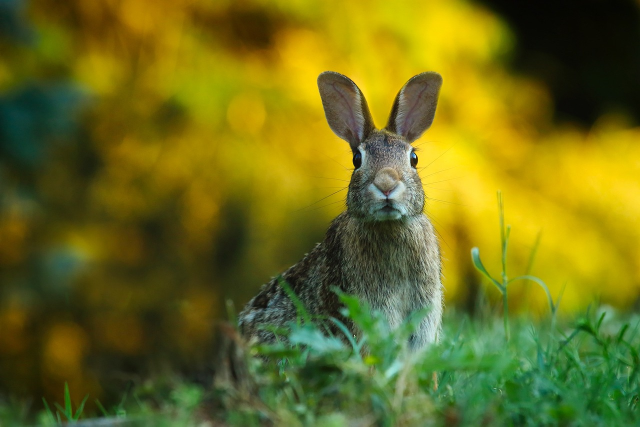
#> input picture animal.jpg, 1280 x 853 px (shown at 1/2 size); its folder holds only this picture in this run
$ python main.py
#> lines starting #> are read from the running program, lines starting #| are printed output that depends on the picture; after the words box and inside, x2 and y2 are one past the last pixel; in counts of white or black regions, pixels touching at a corner belong together
### readImage.py
from PIL import Image

class ReadImage:
    def __init__(self, file_name):
        self.file_name = file_name

        try:
            self.image = Image.open(file_name)
        except FileNotFoundError:
            print("The image file was not found:", file_name)
        except OSError:
            print("There was a problem opening the image:", file_name)
        except ImportError:
            print("Missing Pillow module")

    def openImage(self):
        self.image.show()

    def originalImageSize(self):
        width, height = self.image.size
        print("Initial image size (width x height): {} x {}".format(width, height))

    def originalImageColour(self):
        colour_type = self.image.mode
        print("Image color mode:", colour_type)

    def originalBytesImage(self):
        bytes_size = len(self.image.tobytes())
        print("Image size in bytes:", bytes_size)

### binaryModification.py
from PIL import Image
from scipy import ndimage
import numpy as np
from readImage import ReadImage

class BinarModification(ReadImage):
    def __init__(self, fileName):
        super().__init__(fileName)

    def binaryzation(self):
        copyImage = self.image.copy()
        greyImage = copyImage.convert('L')
        threshold = 130
        pixels = greyImage.load()
        for i in range(greyImage.size[0]):
            for j in range(greyImage.size[1]):
                if pixels[i, j] > threshold:
                    pixels[i, j] = 255
                else:
                    pixels[i, j] = 0
        greyImage = greyImage.convert('1')

        try:
            newImageName = input("Enter the desired filename for the file; it will have the default jpg extension ")
        except ValueError:
            print("The file name is invalid")

        greyImage.save(f'{newImageName}.jpg')
        greyImage.show()
        greyImage.close()

    # [47 lines left out: functions erosion, open, closed, not called in this run]

### changeImageColour.py
from readImage import ReadImage

class ChangeImageColour(ReadImage):
    def __init__(self, fileName):
        super().__init__(fileName)

    # [143 lines left out: functions grayscale, bluscale, redscale, greenscale, userScale, negative and 1 more, not called in this run]

### blurImage.py
from PIL import ImageFilter
from readImage import ReadImage

class BlurImage(ReadImage):
    def __init__(self, fileName):
        super().__init__(fileName)

    # [62 lines left out: functions filtr, histogram, averageHistogram, not called in this run]

### compresImage.py
from PIL import Image
from readImage import ReadImage

class CompresImage(ReadImage):
    def __init__(self, fileName):
        super().__init__(fileName)

    # [48 lines left out: function compres, not called in this run]

### main.py
from readImage import ReadImage
from changeImageColour import ChangeImageColour
from binaryModification import BinarModification
from blurImage import BlurImage
from compresImage import CompresImage

def description():
    print("Simple photo editor")

def menu():
    print("1. Color Space Transformation")
    print("2. Negative")
    print("3. Binarization")
    print("4. Erosion")
    print("5. Open")
    print("6. Close")
    print("7. User Filter")
    print("8. Histogram Equalization")
    print("9. Compression")
    print("10. Smoothing by Averaging")

def imageChoose():
    print("Selected photo name, which will be modified:\n", "autumn.jpg\n", "person.jpg\n", "animal.jpg\n")

def options(answear, colourImage, blurImage, binarImage, compresImage):
    choose = 0

    if answear == 1:
        print("Selected color space transformation")
        print("Possible color changes:\n", "1 black and white\n", "2 blue\n", "3 red\n", "4 green\n", "5 sepia\n", "6 define your own\n")

        try:
            choose = int(input("Selected an image color: "))
            if choose >= 1 and choose <=6:
                print("Selected a value within the range of 1 to 6")
            else:
                choose = 0
                print("Selected value over range")
        except ValueError:
            print("Selected value over range")

        if choose == 1:
            colourImage.grayscale()
        elif choose == 2:
            colourImage.bluscale()
        elif choose == 3:
            colourImage.redscale()
        elif choose == 4:
            colourImage.greenscale()
        elif choose == 5:
            colourImage.sepia()
        elif choose == 6:
            colourImage.userScale()
    elif answear == 2:
        print("Selected negativ")
        colourImage.negative()
    elif answear == 3:
        print("Selected binaryzation")
        binarImage.binaryzation()
    elif answear == 4:
        print("Selected erosion")
        binarImage.erosion()
    elif answear == 5:
        print("Selected open")
        binarImage.open()
    elif answear == 6:
        print("Selected close")
        binarImage.closed()
    elif answear == 7:
        print("Selected user filter")
        blurImage.filtr()
    elif answear == 8:
        print("Selected histogram equalization")
        blurImage.histogram()
    elif answear == 9:
        print("Selected compression")
        compresImage.compres()
    elif answear == 10:
        print("Selected smoothing by averaging")
        blurImage.averageHistogram()

def main():
    description()

    imageChoose()

    while True:
        try:
            imageName = input("Enter the image name with the file extension: ")

            if imageName not in ["autumn.jpg", "person.jpg", "animal.jpg"]:
                print("Selected an incorrect file, please enter the file name again.")
            else:
                break
        except ValueError:
            print("File name not provided.")
        except TypeError:
            print("Entered a number.")
#> this loop made 1 pass; the answer given on pass 1: animal.jpg


    print("Information about the selected image:")
    image = ReadImage(imageName)
#> in __init__, self.image is the input picture: PIL image 1280x853 RGB; mean R, G, B 108, 108, 26
    image.openImage()
    image.originalImageSize()
#| Initial image size (width x height): 1280 x 853
    image.originalBytesImage()
#> in originalBytesImage, `bytes_size = len(self.image.tobytes())`: bytes_size = 3275520
#| Image size in bytes: 3275520
    image.originalImageColour()
#| Image color mode: RGB

    colourImage = ChangeImageColour(imageName)
    blurImage = BlurImage(imageName)
    binarImage = BinarModification(imageName)
    compresImage = CompresImage(imageName)

    menu()

    try:
        repeat = "yes"
        answer = 0
        while repeat == "yes":
            try:
                answer = int(input("What do you want to do? Enter a value: "))
                if answer >= 1 and answer <= 10:
                    print("Selected a value within the range of 1 to 10.")
                else:
                    print("Selected a value outside the range.")
                    continue
            except ValueError:
                print("Selected a value outside the range.")
                continue
            except TypeError:
                print("Invalid type.")
                continue
            except AssertionError as err:
                print(err)

            options(answer, colourImage, blurImage, binarImage, compresImage)

            repeat = input("Do you want to repeat: ")
#> this loop made 1 pass; the answer given on pass 1: 3
#> pass 1, in binaryzation, `greyImage = copyImage.convert('L')`:
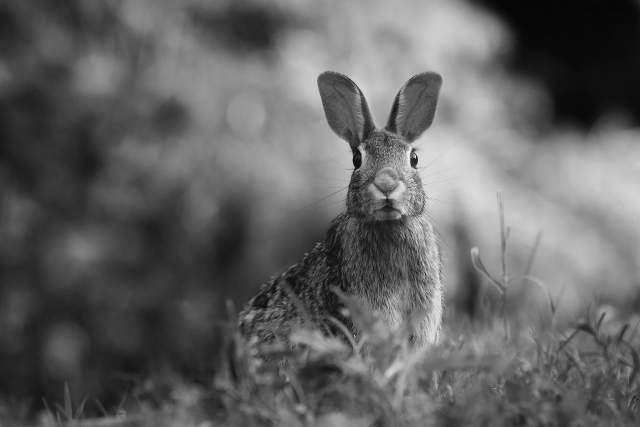
#> greyImage: PIL image 1280x853 L (shown at 1/2 size); min 2, max 252, mean 98.6
#> pass 1, in binaryzation, `greyImage = greyImage.convert('1')`:
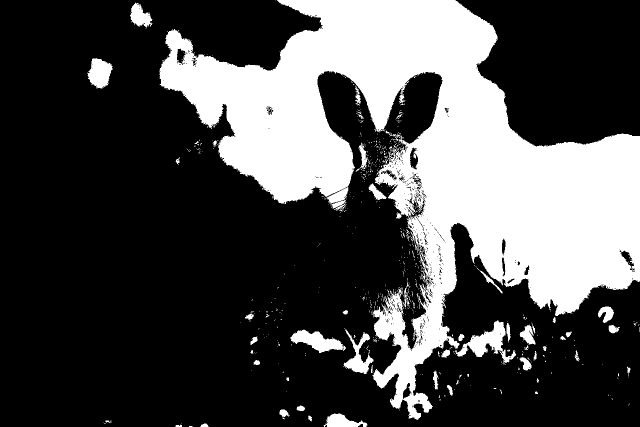
#> greyImage: PIL image 1280x853 1 (shown at 1/2 size); 29.5% white; 627 white regions (564 under 20 px), largest, box (x1, y1, x2, y2) and area: (319, 0, 1280, 840) 300876, (910, 640, 1032, 726) 3475, (581, 659, 692, 706) 2557

    except KeyboardInterrupt:
        print("User interrupted the program.")

#> (the run stopped early here; a loop or call above may not have finished)

$ run again, on autumn.jpg
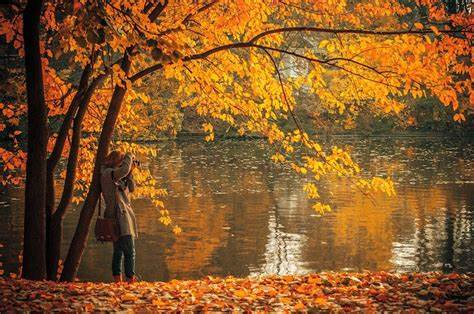
#> input picture autumn.jpg, 474 x 314 px
#> the loop in main, `while True:` made 1 pass; the answer given on pass 1: autumn.jpg
#> in __init__, self.image is the input picture: PIL image 474x314 RGB; mean R, G, B 134.5, 87.8, 41.3
#| Initial image size (width x height): 474 x 314
#> bytes_size = 446508
#| Image size in bytes: 446508
#| Image color mode: RGB
#> the loop in main, `while repeat == "yes":` made 1 pass; the answer given on pass 1: 3
#> pass 1, in binaryzation, `greyImage = copyImage.convert('L')`:
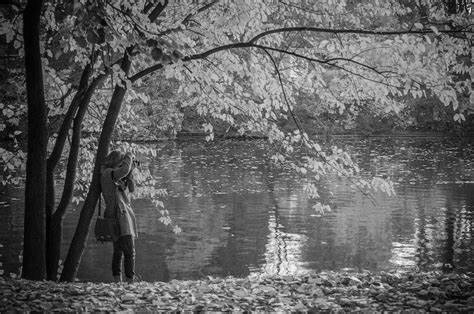
#> greyImage: PIL image 474x314 L; min 0, max 252, mean 96.5
#> pass 1, in binaryzation, `greyImage = greyImage.convert('1')`:
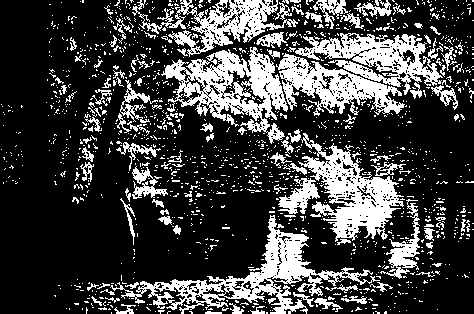
#> greyImage: PIL image 474x314 1; 25.6% white; 1446 white regions (1333 under 20 px), largest, box (x1, y1, x2, y2) and area: (110, 215, 380, 314) 5216, (161, 47, 288, 144) 4982, (298, 133, 404, 242) 4469

$ run again, on person.jpg
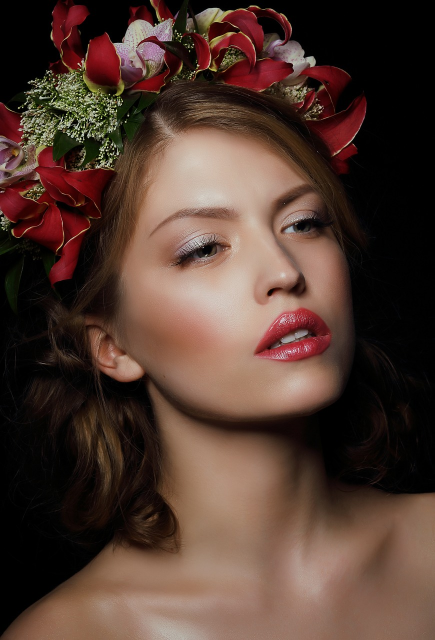
#> input picture person.jpg, 869 x 1280 px (shown at 1/2 size)
#> the loop in main, `while True:` made 1 pass; the answer given on pass 1: person.jpg
#> in __init__, self.image is the input picture: PIL image 869x1280 RGB; mean R, G, B 81.9, 58.6, 48.8
#| Initial image size (width x height): 869 x 1280
#> bytes_size = 3336960
#| Image size in bytes: 3336960
#| Image color mode: RGB
#> the loop in main, `while repeat == "yes":` made 1 pass; the answer given on pass 1: 3
#> pass 1, in binaryzation, `greyImage = copyImage.convert('L')`:
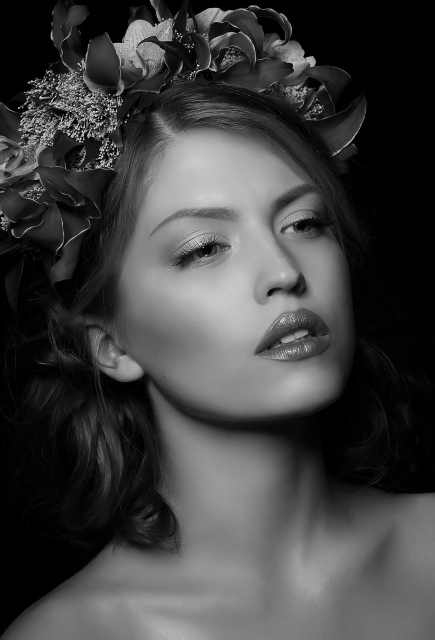
#> greyImage: PIL image 869x1280 L (shown at 1/2 size); min 0, max 254, mean 64.5
#> pass 1, in binaryzation, `greyImage = greyImage.convert('1')`:
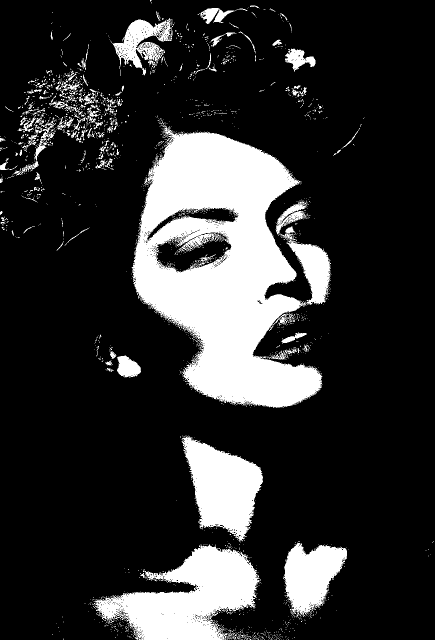
#> greyImage: PIL image 869x1280 1 (shown at 1/2 size); 19.6% white; 2029 white regions (1885 under 20 px), largest, box (x1, y1, x2, y2) and area: (263, 243, 645, 816) 119766, (188, 1088, 520, 1280) 33662, (363, 873, 526, 1084) 19820
